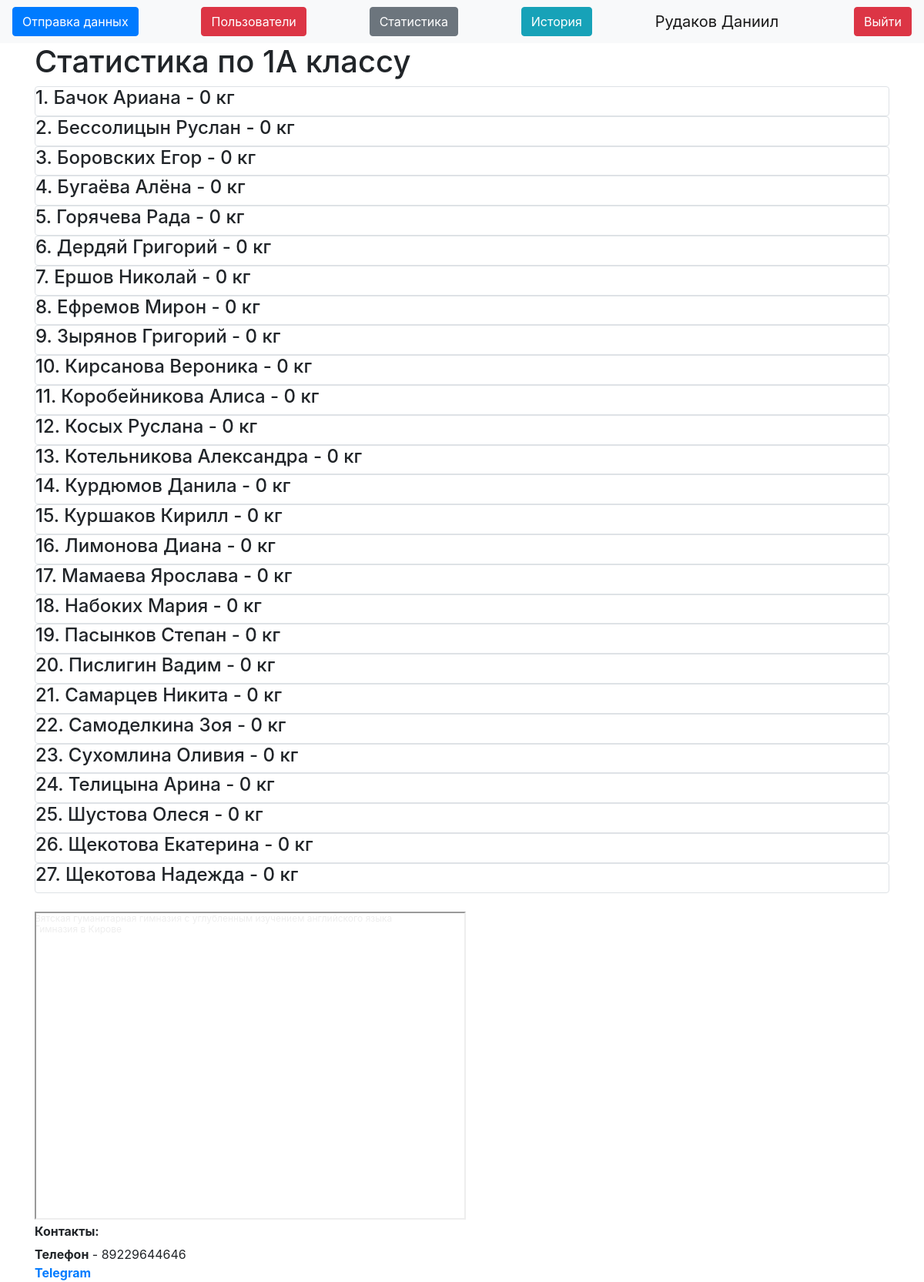
The app's page /stats1a (signed in), older data.
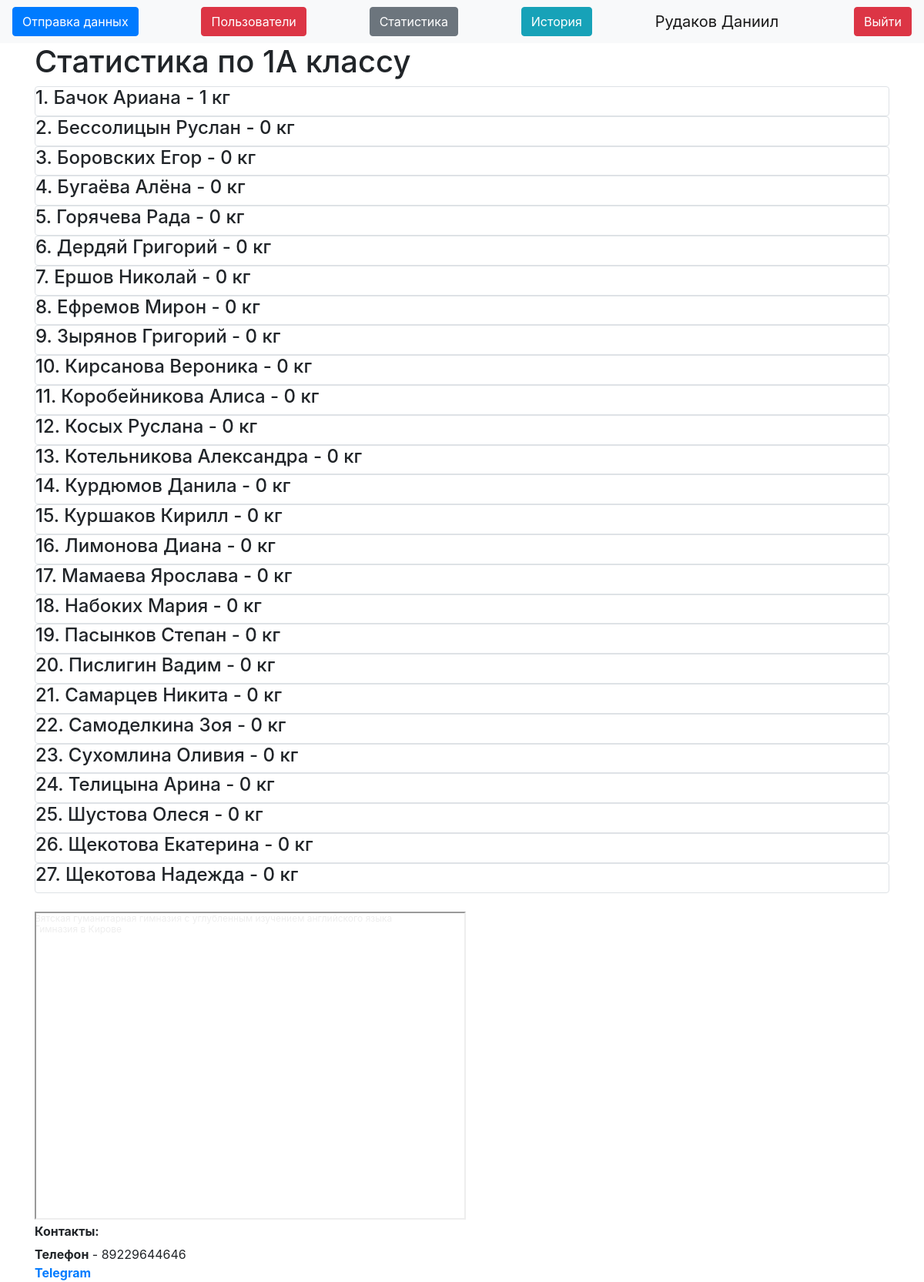
The same page, newer data.
### data/Pupils.py (models this page shows)
class Pupils(SqlAlchemyBase):
    __tablename__ = 'Pupils'
    id = sqlalchemy.Column(sqlalchemy.Integer, autoincrement=True, primary_key=True)
    name = sqlalchemy.Column(sqlalchemy.String)
    value = sqlalchemy.Column(sqlalchemy.Integer, default=0)
    grade = sqlalchemy.Column(sqlalchemy.String)
    kilo = orm.relationship("Kilograms", back_populates="pupil")

### server.py (the view)
@app.route("/stats1a")
@login_required
def stats1a():
    db_sess = db_session.create_session()
    pupils = db_sess.query(Pupils).filter(Pupils.grade == "1А").all()
    return render_template("stats_grade.html", db=pupils, grade="1А")

### data/db_session.py (called while the page is built)
def create_session() -> Session:
    global __factory
    return __factory()

### server.py (called while the page is built)
@login_manager.user_loader
def load_user(user_id):
    db_sess = db_session.create_session()
    return db_sess.query(User).get(user_id)

### templates/stats_grade.html
{% extends "base.html" %}
{% block content %}
{% if current_user.is_admin %}
<h1>Статистика по {{grade}} классу</h1>
{% for item in db%}
<div class="col-md6 border rounded">
    <h4>{{item.name}} - {{item.value}} кг</h4>
</div>
{% endfor %}
{% endif %}
{% endblock %}

Row changes from the older to the newer data that the page shows:
changed Pupils "1. Бачок Ариана": value "0" → "1"
